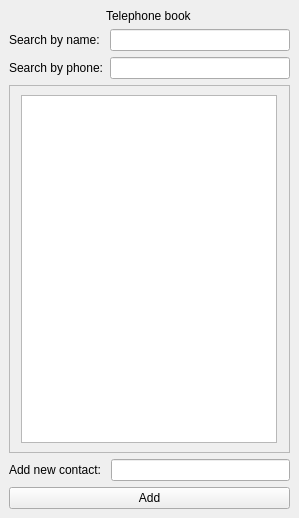
<?xml version="1.0" encoding="UTF-8"?>
<ui version="4.0">
 <class>MainWindow</class>
 <widget class="QMainWindow" name="MainWindow">
  <property name="geometry">
   <rect>
    <x>0</x>
    <y>0</y>
    <width>299</width>
    <height>518</height>
   </rect>
  </property>
  <property name="windowTitle">
   <string>MainWindow</string>
  </property>
  <widget class="QWidget" name="centralwidget">
   <layout class="QVBoxLayout" name="verticalLayout">
    <item alignment="Qt::AlignHCenter">
     <widget class="QLabel" name="label_2">
      <property name="text">
       <string>Telephone book</string>
      </property>
     </widget>
    </item>
    <item>
     <layout class="QFormLayout" name="formLayout">
      <item row="0" column="0">
       <widget class="QLabel" name="label">
        <property name="text">
         <string>Search by name:</string>
        </property>
       </widget>
      </item>
      <item row="0" column="1">
       <widget class="QLineEdit" name="filterInput"/>
      </item>
      <item row="1" column="0">
       <widget class="QLabel" name="label_3">
        <property name="text">
         <string>Search by phone:</string>
        </property>
       </widget>
      </item>
      <item row="1" column="1">
       <widget class="QLineEdit" name="findPhoneInput"/>
      </item>
     </layout>
    </item>
    <item>
     <widget class="QScrollArea" name="scrollArea">
      <property name="widgetResizable">
       <bool>true</bool>
      </property>
      <widget class="QWidget" name="scrollAreaWidgetContents_2">
       <property name="geometry">
        <rect>
         <x>0</x>
         <y>0</y>
         <width>279</width>
         <height>368</height>
        </rect>
       </property>
       <layout class="QHBoxLayout" name="horizontalLayout_2">
        <item>
         <widget class="QListView" name="contactNamesList">
          <property name="maximumSize">
           <size>
            <width>256</width>
            <height>16777215</height>
           </size>
          </property>
          <property name="autoFillBackground">
           <bool>true</bool>
          </property>
         </widget>
        </item>
       </layout>
      </widget>
     </widget>
    </item>
    <item>
     <layout class="QFormLayout" name="formLayout_2">
      <item row="0" column="0">
       <widget class="QLabel" name="label_4">
        <property name="text">
         <string>Add new contact: </string>
        </property>
       </widget>
      </item>
      <item row="0" column="1">
       <widget class="QLineEdit" name="nameInput"/>
      </item>
      <item row="1" column="0" colspan="2">
       <widget class="QPushButton" name="pushButton">
        <property name="text">
         <string>Add</string>
        </property>
       </widget>
      </item>
     </layout>
    </item>
   </layout>
  </widget>
 </widget>
 <resources/>
 <connections/>
</ui>
